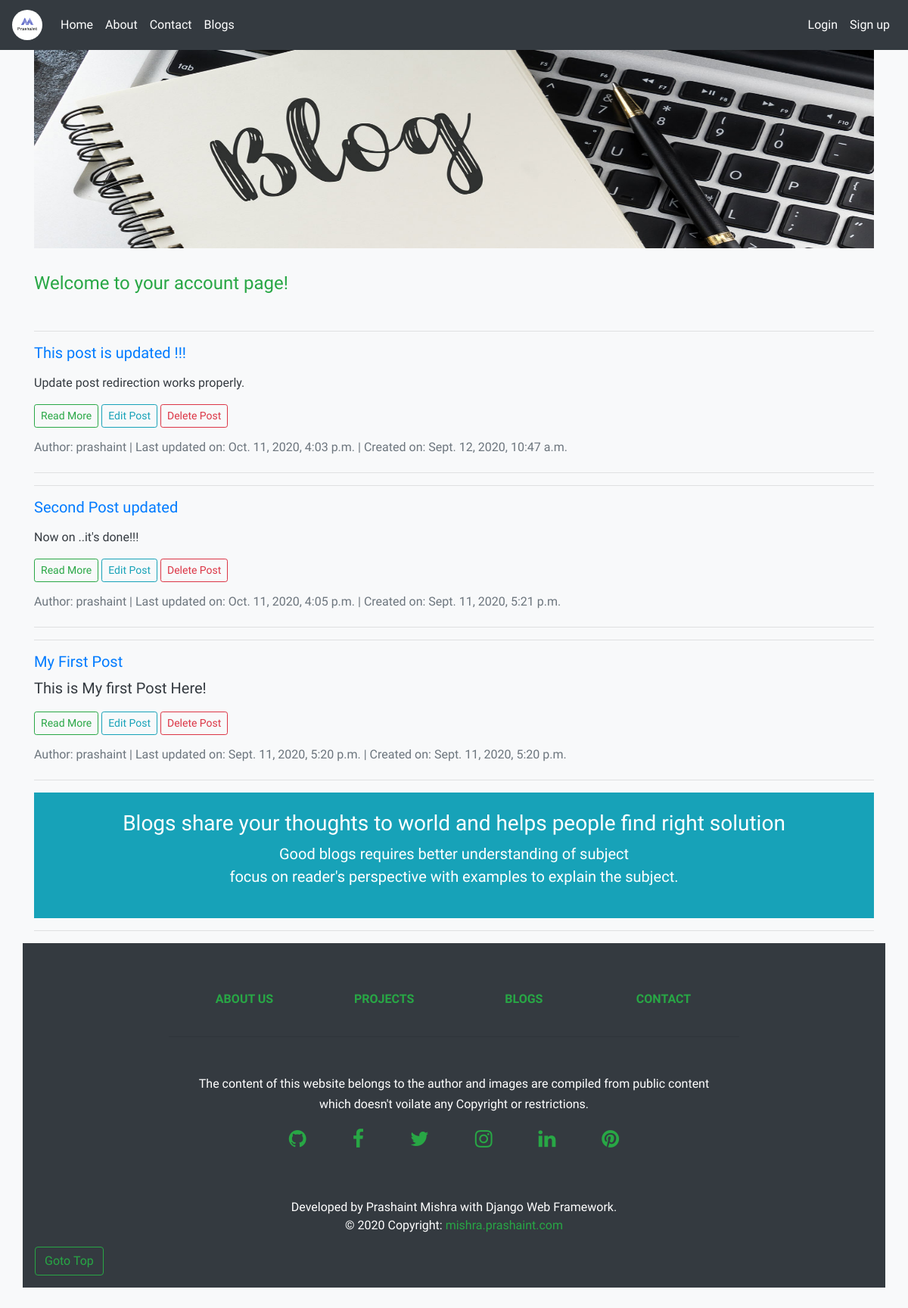
Before: /blogs/curr_user_blogs/ with the older database file.
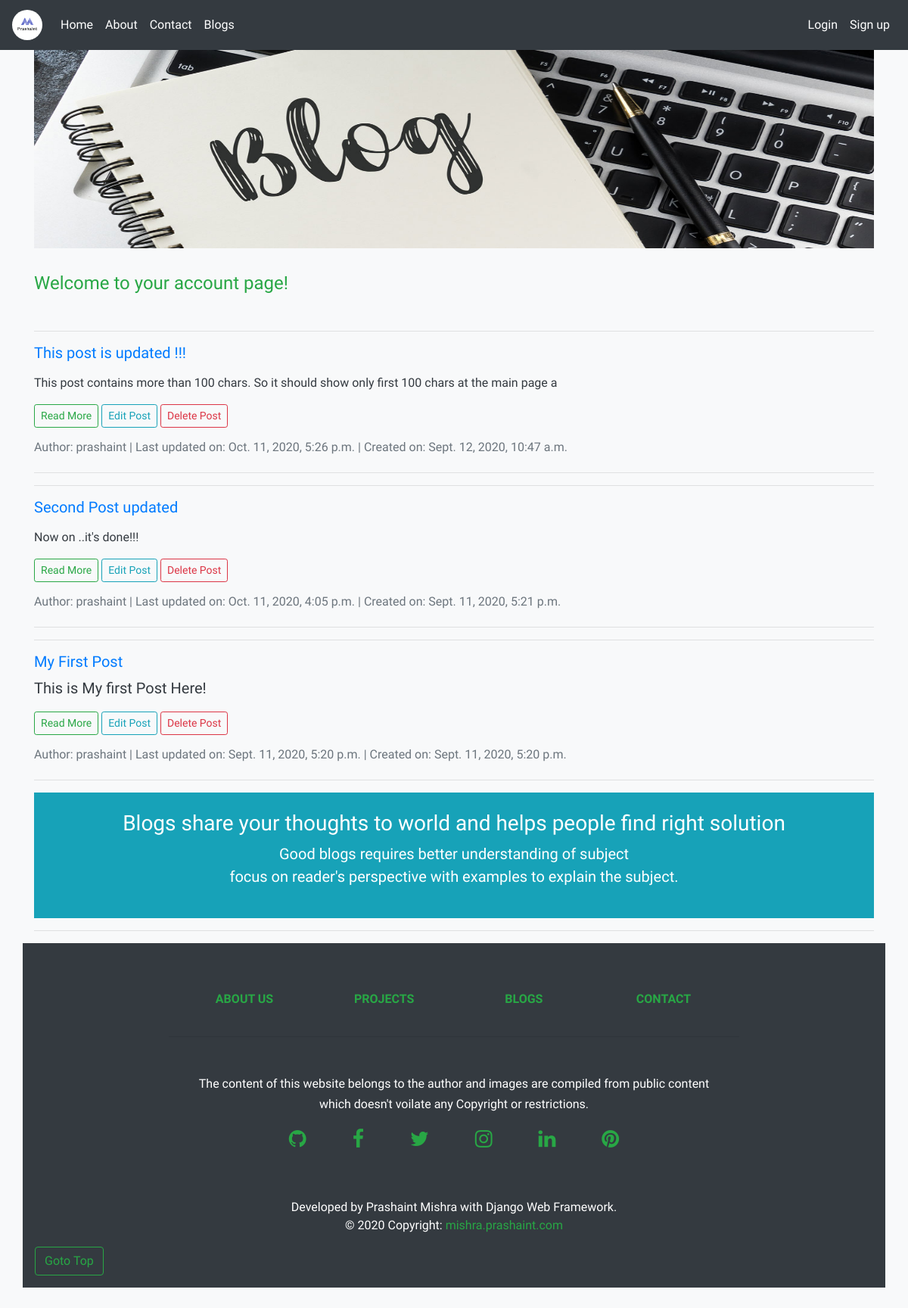
After: the same page with the newer database file.
### blogs/models.py (models this page shows, shortened)
class BlogPost(models.Model):
    title = models.CharField(max_length=200, unique=True)
    author = models.ForeignKey(User, on_delete=models.CASCADE, related_name='blog_author')
    category = models.CharField(max_length=200, default="undefined")
    updated_on = models.DateTimeField(auto_now=True)
    content = HTMLField()
    created_on = models.DateTimeField(auto_now_add=True)
    status = models.IntegerField(choices=STATUS, default=0)
    class Meta:
        ordering = ['-created_on']

### blogs/views.py (the view)
# urls.py: path('curr_user_blogs/', views.curr_user_blogs, name="curr_user_blogs"),
def curr_user_blogs(request):
	blogs = BlogPost.objects.all()
	return render(request, 'blogs/curr_user_blogs.html', {'blogs':blogs})

### blogs/templates/blogs/curr_user_blogs.html
{% extends 'blogs/base.html' %}
{% block content %}
{% load static %}
  <div class="container marketing">
  <h4 class="text-success">Welcome <strong>{{ user.username }}</strong> to your account page!</h4><br>
{% for blog in blogs %}
<hr class="featurette-divider">
    <div class="row featurette">
      <div class="col-md-10">
        <a href="{% url 'blogs:details' blog.id %}"><h5>{{ blog.title }}</h5></a>
        <p class="lead">{{ blog.content |slice:":100" | safe }}</p>
        <p><a class="btn btn-outline-success btn-sm" href="{% url 'blogs:details' blog.id %}" role="button">Read More</a>
        <a class="btn btn-outline-info btn-sm" href="{% url 'blogs:update_blog_post' blog.id %}" role="button">Edit Post</a>
        <a class="btn btn-outline-danger btn-sm" href="{% url 'blogs:delete_post' blog.id %}" role="button">Delete Post</a>
        </p>
        <h6><span class="text-muted">Author: {{ blog.author }} | Last updated on: {{ blog.updated_on }} | Created on: {{ blog.created_on }}</span></h6>
      </div>
    </div>
    <hr class="featurette-divider">
{% endfor %}
<div class="container-sm mt-3 text-center bg-info text-white">
  <br>
  <h3 class="display-6">Blogs share your thoughts to world and helps people find right solution</h1>
  <p class="lead">Good blogs requires better understanding of subject<br>focus on reader's perspective with examples to explain the subject.  </p>
  <br>
</div>
<hr class="featurette-divider">
  </div>
{% endblock %}

Changed rows visible on the page:
changed BlogPost "This post is updated !!!": content "Update post redirection works properly." → "This post contains more than 100 chars. So it should show only first 100 chars at the main page a"; updated_on "Oct. 11, 2020, 4:03 p.m." → "Oct. 11, 2020, 5:26 p.m."
